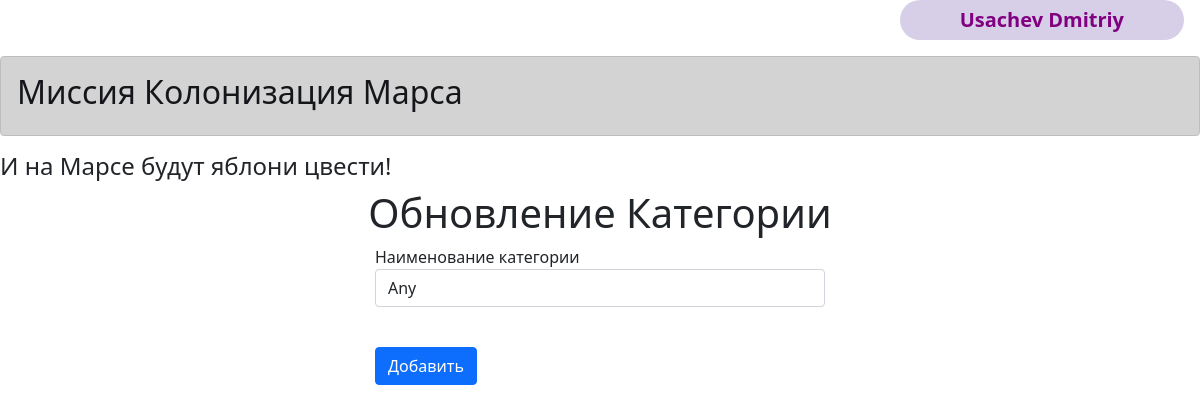
The page /category/1 (signed in) on the database its author committed.
### data/models/models.py (models this page shows, shortened)
class User(SqlAlchemyBase, UserMixin):
    __tablename__ = 'users'
    id: Mapped[int] = mapped_column(primary_key=True, autoincrement=True)
    surname: Mapped[Optional[str]]
    name: Mapped[Optional[str]]
    age: Mapped[Optional[int]]
    position: Mapped[Optional[str]]
    speciality: Mapped[Optional[str]]
    address: Mapped[Optional[str]]
    email: Mapped[Optional[str]] = mapped_column(unique=True)
    hashed_password: Mapped[Optional[str]]
    modified_date: Mapped[Optional[datetime.datetime]]
    jobs: Mapped[list['Jobs']] = relationship(back_populates='user', uselist=True)
    department: Mapped['Department'] = relationship(back_populates='user')
    categories: Mapped[list['Category']] = relationship(back_populates='user', uselist=True)

class Category(SqlAlchemyBase):
    __tablename__ = 'categories'
    id: Mapped[int] = mapped_column(primary_key=True, autoincrement=True)
    name: Mapped[Optional[str]]
    user_id: Mapped[int] = mapped_column(ForeignKey('users.id'))
    user: Mapped['User'] = relationship(back_populates="categories")
    jobs: Mapped[list['Jobs']] = relationship(secondary=job_to_category,
                                              back_populates='category')

### main.py (the view, shortened to what this page needs)
@app.route('/category/<int:id>', methods=['GET', 'POST'])
@login_required
def update_category(id: int) -> str | Response:
    form = CategoryForm()
    if request.method == "GET":
        db_sess = db_session.create_session()
        if current_user.id != 1:
            category_obj: Type[Category] | None = (db_sess.query(Category)
                                                   .filter(Category.id == id,
                                                           Category.user_id == current_user.id
                                                           ).first())
        else:
            category_obj: Type[Category] | None = (db_sess.query(Category)
                                                   .filter(Category.id == id).first())
        if category_obj:
            form.name.data = category_obj.name
        else:
            abort(404)
    return render_template('add_category.html', title='Обновление Категории', form=form)

### forms/categoryForm.py
class CategoryForm(FlaskForm):
    name = StringField('Наименование категории', validators=[DataRequired()])
    submit = SubmitField('Добавить')

### data/db_session.py (called while the page is built)
def create_session() -> Session:
    global __factory
    return __factory()

### main.py (called while the page is built)
@login_manager.user_loader
def load_user(user_id: int) -> Type[User]:
    db_sess = db_session.create_session()
    user = db_sess.query(User).filter(User.id == user_id).one()
    return user

### templates/add_category.html (shortened to what this page needs)
{% extends "base.html" %}
{% block content %}
    <link rel="stylesheet" type="text/css" href="{{ url_for('static', filename='css/regLogForm.css') }}"/>
    <h1 align="center">{{title}}</h1>
    <form action="" method="post" class="login-form">
        <p>
            {{ form.name.label }}<br>
            {{ form.name(class="form-control") }}<br>
        </p>
        <p>{{ form.submit(type="submit", class="btn btn-primary") }}</p>
    </form>
{% endblock %}

### templates/base.html (shortened to what this page needs)
<!DOCTYPE html>
<html lang="en">
<head>
    <link rel="stylesheet"
          href="https://cdn.jsdelivr.net/npm/bootstrap@5.0.0-beta1/dist/css/bootstrap.min.css"
>
    <link rel="stylesheet" type="text/css" href="{{ url_for('static', filename='css/image.css') }}"/>
    <link rel="stylesheet" type="text/css" href="{{ url_for('static', filename='css/base.css') }}"/>
</head>
<body>
{% if current_user.is_authenticated %}
<p class="parent" align="right">
    <a class="navbar-brand" href="/logout" style="color: purple;"><strong>{{ current_user.surname }} {{
        current_user.name }}</strong></a>
</p>
{% else %}
<p class="parent" align="right" style="margin-right: 10px">
    <a class="btn btn-primary " href="/registration">Зарегистрироваться</a>
    <a class="btn btn-success" href="/login">Войти</a>
</p>
{% endif %}
<div class="alert alert-dark" role="alert">
    <h2>Миссия Колонизация Марса</h2>
</div>
<h4>И на Марсе будут яблони цвести!</h4>
{% block content %}
{% endblock %}
</body>
</html>

### static/css/base.css (style rules this page uses)
.navbar-brand { display: inline-block; padding: 5px 60px; border-radius: 30px; background-color: rgba(175, 157, 207, 0.5); margin-left: 10px }

### static/css/regLogForm.css (style rules this page uses)
.login-form { margin-left: auto; margin-right: auto; max-width: 450px; }

### rows shown on the page
User: surname "Usachev", name "Dmitriy"
Category: name "Any"

### other values the page prints
{{ title }} "Обновление Категории"
